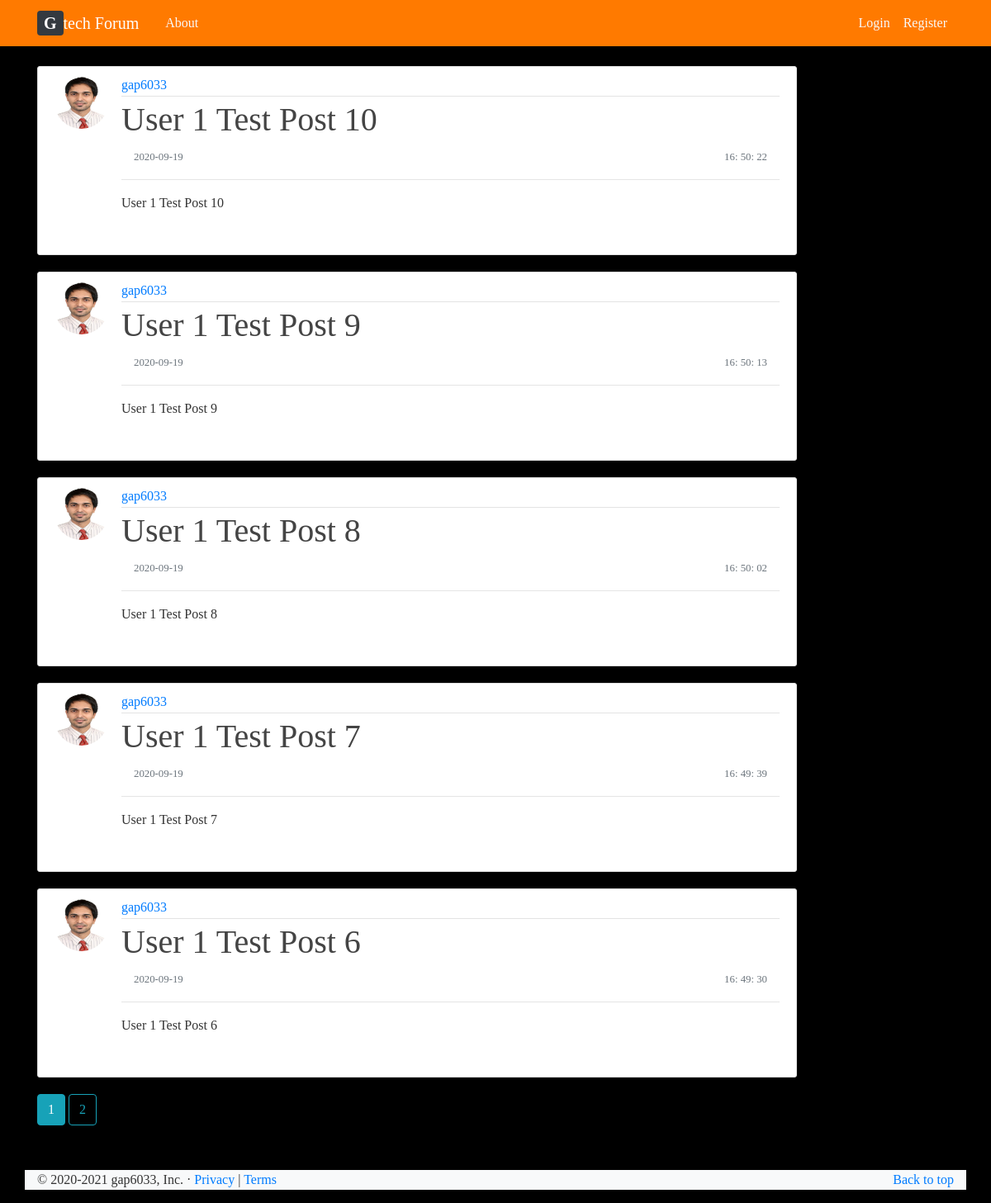
Page /user/1 on the committed database.
### flaskblog/models.py (models this page shows, shortened)
class Post(db.Model):
    id = db.Column(db.Integer, primary_key=True)
    title = db.Column(db.String(100), nullable=False)
    date_posted = db.Column(db.DateTime, nullable=False, default=datetime.utcnow)
    content = db.Column(db.Text, nullable=False)
    user_id = db.Column(db.Integer, db.ForeignKey('user.id'), nullable=False)

class User(db.Model, UserMixin):
    id = db.Column(db.Integer, primary_key=True)
    username = db.Column(db.String(20), unique=True, nullable=False)
    email = db.Column(db.String(120), unique=True, nullable=False)
    image_file = db.Column(db.String(20),  nullable=False, default='default.jpg')
    password = db.Column(db.String(60), nullable=False)
    posts = db.relationship('Post', backref='author', lazy=True)

### flaskblog/routes.py (the view)
@app.route('/user/<int:user_id>')
def user(user_id):
    page = request.args.get('page', 1, type=int)
    user = User.query.get_or_404(user_id)
    posts = Post.query.filter_by(author=user).order_by(Post.date_posted.desc()).paginate(page=page, per_page=5)
    return render_template('user.html', title=user.username, posts=posts, user=user)

### flaskblog/templates/user.html
{% extends "layout.html" %}
{% block content %}
  {% for post in posts.items %}
    <article class="media content-section">
      <img class="rounded-circle article-img" src="{{ url_for('static', filename='profile_pictures/' + post.author.image_file) }}">
      <div class="media-body">
        <div class="article-metadata">
          <a class="mr-2" href="{{ url_for('user', user_id=post.user_id) }}">{{ post.author.username }}</a>
        </div>
        <h2><a class="article-title" href="{{ url_for('post', post_id=post.id) }}"">{{ post.title }}</a></h2>
        <div class ="container">
          <div class="row">
            <div class="col style="text-align:left;"><small class="text-muted">{{ post.date_posted.strftime('%Y-%m-%d') }}</small></div>
            <div class="col" style="text-align:right;"><small class="text-muted">{{ post.date_posted.strftime('%H: %M: %S') }}</small></div>
          </div>
        </div>
        <hr>
        <p class="article-content">{{ post.content }}</p><br>
      </div>
    </article>
  {% endfor %}
  {% for page_num in posts.iter_pages(left_edge=1, right_edge=1, left_current=1, right_current=2) %}
    {% if page_num %}
      {% if posts.page == page_num %}
        <a class="btn btn-info mb-4" href="#">{{ page_num }}</a>
      {% else %}
        <a class="btn btn-outline-info mb-4" href="{{ url_for('user', user_id=user.id, page=page_num) }}">{{ page_num }}</a>
      {% endif %}
    {% else %}
      ...
    {% endif %}
  {% endfor %}
{% endblock %}

### flaskblog/static/main.css (style rules this page uses)
body { background-color: black; color: #333333; margin-top: 5rem; font-family: Georgia; }
h1, h2, h3, h4, h5, h6 { color: #444444; }
.content-section { background: #ffffff; padding: 10px 20px; border: 1px solid #dddddd; border-radius: 3px; margin-bottom: 20px; }
.article-title { color: #444444; font-family: "Book Antiqua"; font-size: 40px; }
.article-content { white-space: pre-line; font-family: cursive; }
.article-img { height: 65px; width: 65px; margin-right: 16px; }
.article-metadata { padding-bottom: 1px; margin-bottom: 4px; border-bottom: 1px solid #e3e3e3 }

### rows in the picture
Post: image_file (picture), author.username "gap6033", title "User 1 Test Post 10", date_posted "2020-09-19", date_posted "16: 50: 22", content "User 1 Test Post 10"
Post: image_file (picture), author.username "gap6033", title "User 1 Test Post 9", date_posted "2020-09-19", date_posted "16: 50: 13", content "User 1 Test Post 9"
Post: image_file (picture), author.username "gap6033", title "User 1 Test Post 8", date_posted "2020-09-19", date_posted "16: 50: 02", content "User 1 Test Post 8"
Post: image_file (picture), author.username "gap6033", title "User 1 Test Post 7", date_posted "2020-09-19", date_posted "16: 49: 39", content "User 1 Test Post 7"
Post: image_file (picture), author.username "gap6033", title "User 1 Test Post 6", date_posted "2020-09-19", date_posted "16: 49: 30", content "User 1 Test Post 6"

### other values in the picture
{{ page_num }} "1"
{{ page_num }} "2"
